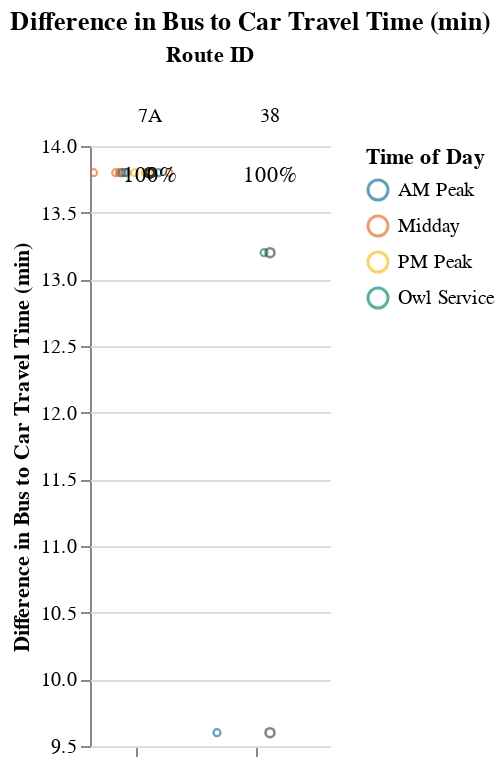

Notebook source saved alongside this figure:
### Code cell
s2

### Figure 1 — Vega-Lite specification as saved in the notebook (floating-point values rounded to 4 significant figures)
{"config": {"view": {"continuousWidth": 400, "continuousHeight": 300, "stroke": null}, "facet": {"spacing": 0}}, "data": {"name": "data-d8e5a7ea2a143185b2b713765d1b794b"}, "facet": {"column": {"field": "route_id", "sort": ["7A", "38"], "title": "Route ID", "type": "nominal"}}, "spec": {"layer": [{"mark": {"type": "point", "opacity": 0.65, "size": 12, "strokeWidth": 1.1}, "encoding": {"color": {"field": "time_of_day", "scale": {"range": ["#136C97", "#E16B26", "#F6BF16", "#00896B", "#7790A3", "#5B559C"]}, "sort": ["AM Peak", "Midday", "PM Peak", "Owl Service"], "title": "Time of Day", "type": "nominal"}, "tooltip": [{"field": "route_id", "type": "nominal"}, {"field": "trip_id", "type": "nominal"}, {"field": "service_hours", "type": "quantitative"}, {"field": "car_duration_hours", "type": "quantitative"}, {"field": "bus_multiplier", "type": "quantitative"}, {"field": "bus_difference", "type": "quantitative"}, {"field": "num_trips", "type": "quantitative"}, {"field": "num_competitive", "type": "quantitative"}, {"field": "pct_trips_competitive", "type": "quantitative"}, {"field": "p25", "type": "quantitative"}, {"field": "p50", "type": "quantitative"}, {"field": "p75", "type": "quantitative"}], "x": {"axis": {"grid": false, "labels": false, "ticks": true, "values": [0]}, "field": "jitter", "scale": {}, "title": null, "type": "quantitative"}, "y": {"field": "bus_difference", "scale": {"domain": [9.6, 13.8]}, "title": "Difference in Bus to Car Travel Time (min)", "type": "quantitative"}}, "selection": {"selector002": {"type": "interval", "bind": "scales", "encodings": ["x", "y"]}}, "transform": [{"calculate": "sqrt(-2*log(random()))*cos(2*PI*random())", "as": "jitter"}], "width": 60}, {"mark": {"type": "point", "opacity": 0.6, "size": 20, "strokeWidth": 1.3}, "encoding": {"color": {"value": "#323434"}, "y": {"field": "bus_difference", "type": "quantitative"}}, "transform": [{"filter": "(datum.p50_trip === 1)"}]}, {"mark": {"type": "rule", "strokeDash": [2, 3]}, "encoding": {"color": {"value": "#323434"}, "y": {"field": "cutoff", "type": "quantitative"}}}, {"mark": {"type": "text", "align": "center", "baseline": "middle"}, "encoding": {"color": {"value": "black"}, "text": {"field": "pct_trips_competitive", "format": ".0%", "type": "quantitative"}, "tooltip": [{"field": "route_id", "type": "nominal"}, {"field": "trip_id", "type": "nominal"}, {"field": "service_hours", "type": "quantitative"}, {"field": "car_duration_hours", "type": "quantitative"}, {"field": "bus_multiplier", "type": "quantitative"}, {"field": "bus_difference", "type": "quantitative"}, {"field": "num_trips", "type": "quantitative"}, {"field": "num_competitive", "type": "quantitative"}, {"field": "pct_trips_competitive", "type": "quantitative"}, {"field": "p25", "type": "quantitative"}, {"field": "p50", "type": "quantitative"}, {"field": "p75", "type": "quantitative"}], "x": {"value": 30}, "y": {"value": 15}}, "transform": [{"calculate": "sqrt(-2*log(random()))*cos(2*PI*random())", "as": "jitter"}, {"filter": "(datum.fastest_trip === 1)"}]}]}, "resolve": {"scale": {"y": "shared"}}, "title": "Difference in Bus to Car Travel Time (min)", "$schema": "https://vega.github.io/schema/vega-lite/v4.17.0.json", "datasets": {"data-d8e5a7ea2a143185b2b713765d1b794b": [{"calitp_itp_id": 310, "trip_key": -5574743277464453139, "trip_id": "919", "shape_id": "22", "route_id": "38", "service_hours": 0.47, "trip_first_departure_ts": 27120, "trip_last_arrival_ts": 28800, "departure_hour": 7, "time_of_day": "AM Peak", "p25": 0.485, "p50": 0.5, "p75": 0.515, "p50_trip": 1, "fastest_trip": 1, "car_duration_hours": 0.31, "competitive_route": 1, "bus_multiplier": 1.52, "bus_difference": 9.6, "num_trips": 2, "num_competitive": 2, "pct_trips_competitive": 1.0, "bus_multiplier_spread": 0.19, "bus_difference_spread": 3.6, "route_group": "short", "name": "Solano County Transit", "caltrans_district": "04 - Oakland", "drmt_organization_name": "['recT79ohBnTB1fKsX']", "cutoff": 0}, {"calitp_itp_id": 310, "trip_key": -3715552762660780122, "trip_id": "920", "shape_id": "24", "route_id": "38", "service_hours": 0.53, "trip_first_departure_ts": 24960, "trip_last_arrival_ts": 26880, "departure_hour": 6, "time_of_day": "Owl Service", "p25": 0.485, "p50": 0.5, "p75": 0.515, "p50_trip": 1, "fastest_trip": 0, "car_duration_hours": 0.31, "competitive_route": 1, "bus_multiplier": 1.71, "bus_difference": 13.2, "num_trips": 2, "num_competitive": 2, "pct_trips_competitive": 1.0, "bus_multiplier_spread": 0.19, "bus_difference_spread": 3.6, "route_group": "short", "name": "Solano County Transit", "caltrans_district": "04 - Oakland", "drmt_organization_name": "['recT79ohBnTB1fKsX']", "cutoff": 0}, {"calitp_itp_id": 310, "trip_key": -2242253959501436434, "trip_id": "1078", "shape_id": "10", "route_id": "7A", "service_hours": 1.0, "trip_first_departure_ts": 42300, "trip_last_arrival_ts": 45900, "departure_hour": 11, "time_of_day": "Midday", "p25": 1.0, "p50": 1.0, "p75": 1.0, "p50_trip": 1, "fastest_trip": 0, "car_duration_hours": 0.77, "competitive_route": 1, "bus_multiplier": 1.3, "bus_difference": 13.8, "num_trips": 15, "num_competitive": 15, "pct_trips_competitive": 1.0, "bus_multiplier_spread": 0.0, "bus_difference_spread": 0.0, "route_group": "short", "name": "Solano County Transit", "caltrans_district": "04 - Oakland", "drmt_organization_name": "['recT79ohBnTB1fKsX']", "cutoff": 0}, {"calitp_itp_id": 310, "trip_key": 1553366806666314761, "trip_id": "1097", "shape_id": "10", "route_id": "7A", "service_hours": 1.0, "trip_first_departure_ts": 67500, "trip_last_arrival_ts": 71100, "departure_hour": 18, "time_of_day": "PM Peak", "p25": 1.0, "p50": 1.0, "p75": 1.0, "p50_trip": 1, "fastest_trip": 0, "car_duration_hours": 0.77, "competitive_route": 1, "bus_multiplier": 1.3, "bus_difference": 13.8, "num_trips": 15, "num_competitive": 15, "pct_trips_competitive": 1.0, "bus_multiplier_spread": 0.0, "bus_difference_spread": 0.0, "route_group": "short", "name": "Solano County Transit", "caltrans_district": "04 - Oakland", "drmt_organization_name": "['recT79ohBnTB1fKsX']", "cutoff": 0}, {"calitp_itp_id": 310, "trip_key": 5736745841295953016, "trip_id": "1099", "shape_id": "10", "route_id": "7A", "service_hours": 1.0, "trip_first_departure_ts": 74700, "trip_last_arrival_ts": 78300, "departure_hour": 20, "time_of_day": "Owl Service", "p25": 1.0, "p50": 1.0, "p75": 1.0, "p50_trip": 1, "fastest_trip": 1, "car_duration_hours": 0.77, "competitive_route": 1, "bus_multiplier": 1.3, "bus_difference": 13.8, "num_trips": 15, "num_competitive": 15, "pct_trips_competitive": 1.0, "bus_multiplier_spread": 0.0, "bus_difference_spread": 0.0, "route_group": "short", "name": "Solano County Transit", "caltrans_district": "04 - Oakland", "drmt_organization_name": "['recT79ohBnTB1fKsX']", "cutoff": 0}, {"calitp_itp_id": 310, "trip_key": 7541199008754798528, "trip_id": "1065", "shape_id": "10", "route_id": "7A", "service_hours": 1.0, "trip_first_departure_ts": 24300, "trip_last_arrival_ts": 27900, "departure_hour": 6, "time_of_day": "Owl Service", "p25": 1.0, "p50": 1.0, "p75": 1.0, "p50_trip": 1, "fastest_trip": 0, "car_duration_hours": 0.77, "competitive_route": 1, "bus_multiplier": 1.3, "bus_difference": 13.8, "num_trips": 15, "num_competitive": 15, "pct_trips_competitive": 1.0, "bus_multiplier_spread": 0.0, "bus_difference_spread": 0.0, "route_group": "short", "name": "Solano County Transit", "caltrans_district": "04 - Oakland", "drmt_organization_name": "['recT79ohBnTB1fKsX']", "cutoff": 0}, {"calitp_itp_id": 310, "trip_key": -2774837895713846595, "trip_id": "1081", "shape_id": "10", "route_id": "7A", "service_hours": 1.0, "trip_first_departure_ts": 45900, "trip_last_arrival_ts": 49500, "departure_hour": 12, "time_of_day": "Midday", "p25": 1.0, "p50": 1.0, "p75": 1.0, "p50_trip": 1, "fastest_trip": 0, "car_duration_hours": 0.77, "competitive_route": 1, "bus_multiplier": 1.3, "bus_difference": 13.8, "num_trips": 15, "num_competitive": 15, "pct_trips_competitive": 1.0, "bus_multiplier_spread": 0.0, "bus_difference_spread": 0.0, "route_group": "short", "name": "Solano County Transit", "caltrans_district": "04 - Oakland", "drmt_organization_name": "['recT79ohBnTB1fKsX']", "cutoff": 0}, {"calitp_itp_id": 310, "trip_key": -7128689078602650873, "trip_id": "1066", "shape_id": "10", "route_id": "7A", "service_hours": 1.0, "trip_first_departure_ts": 27900, "trip_last_arrival_ts": 31500, "departure_hour": 7, "time_of_day": "AM Peak", "p25": 1.0, "p50": 1.0, "p75": 1.0, "p50_trip": 1, "fastest_trip": 0, "car_duration_hours": 0.77, "competitive_route": 1, "bus_multiplier": 1.3, "bus_difference": 13.8, "num_trips": 15, "num_competitive": 15, "pct_trips_competitive": 1.0, "bus_multiplier_spread": 0.0, "bus_difference_spread": 0.0, "route_group": "short", "name": "Solano County Transit", "caltrans_district": "04 - Oakland", "drmt_organization_name": "['recT79ohBnTB1fKsX']", "cutoff": 0}, {"calitp_itp_id": 310, "trip_key": -3801396718114747764, "trip_id": "1075", "shape_id": "10", "route_id": "7A", "service_hours": 1.0, "trip_first_departure_ts": 38700, "trip_last_arrival_ts": 42300, "departure_hour": 10, "time_of_day": "Midday", "p25": 1.0, "p50": 1.0, "p75": 1.0, "p50_trip": 1, "fastest_trip": 0, "car_duration_hours": 0.77, "competitive_route": 1, "bus_multiplier": 1.3, "bus_difference": 13.8, "num_trips": 15, "num_competitive": 15, "pct_trips_competitive": 1.0, "bus_multiplier_spread": 0.0, "bus_difference_spread": 0.0, "route_group": "short", "name": "Solano County Transit", "caltrans_district": "04 - Oakland", "drmt_organization_name": "['recT79ohBnTB1fKsX']", "cutoff": 0}, {"calitp_itp_id": 310, "trip_key": 3555369193555928407, "trip_id": "1098", "shape_id": "10", "route_id": "7A", "service_hours": 1.0, "trip_first_departure_ts": 71100, "trip_last_arrival_ts": 74700, "departure_hour": 19, "time_of_day": "PM Peak", "p25": 1.0, "p50": 1.0, "p75": 1.0, "p50_trip": 1, "fastest_trip": 0, "car_duration_hours": 0.77, "competitive_route": 1, "bus_multiplier": 1.3, "bus_difference": 13.8, "num_trips": 15, "num_competitive": 15, "pct_trips_competitive": 1.0, "bus_multiplier_spread": 0.0, "bus_difference_spread": 0.0, "route_group": "short", "name": "Solano County Transit", "caltrans_district": "04 - Oakland", "drmt_organization_name": "['recT79ohBnTB1fKsX']", "cutoff": 0}, {"calitp_itp_id": 310, "trip_key": -7612102933413698873, "trip_id": "1084", "shape_id": "10", "route_id": "7A", "service_hours": 1.0, "trip_first_departure_ts": 49500, "trip_last_arrival_ts": 53100, "departure_hour": 13, "time_of_day": "Midday", "p25": 1.0, "p50": 1.0, "p75": 1.0, "p50_trip": 1, "fastest_trip": 0, "car_duration_hours": 0.77, "competitive_route": 1, "bus_multiplier": 1.3, "bus_difference": 13.8, "num_trips": 15, "num_competitive": 15, "pct_trips_competitive": 1.0, "bus_multiplier_spread": 0.0, "bus_difference_spread": 0.0, "route_group": "short", "name": "Solano County Transit", "caltrans_district": "04 - Oakland", "drmt_organization_name": "['recT79ohBnTB1fKsX']", "cutoff": 0}, {"calitp_itp_id": 310, "trip_key": 9090745400368182860, "trip_id": "1069", "shape_id": "10", "route_id": "7A", "service_hours": 1.0, "trip_first_departure_ts": 31500, "trip_last_arrival_ts": 35100, "departure_hour": 8, "time_of_day": "AM Peak", "p25": 1.0, "p50": 1.0, "p75": 1.0, "p50_trip": 1, "fastest_trip": 0, "car_duration_hours": 0.77, "competitive_route": 1, "bus_multiplier": 1.3, "bus_difference": 13.8, "num_trips": 15, "num_competitive": 15, "pct_trips_competitive": 1.0, "bus_multiplier_spread": 0.0, "bus_difference_spread": 0.0, "route_group": "short", "name": "Solano County Transit", "caltrans_district": "04 - Oakland", "drmt_organization_name": "['recT79ohBnTB1fKsX']", "cutoff": 0}, {"calitp_itp_id": 310, "trip_key": -6662624582280621192, "trip_id": "1087", "shape_id": "10", "route_id": "7A", "service_hours": 1.0, "trip_first_departure_ts": 53100, "trip_last_arrival_ts": 56700, "departure_hour": 14, "time_of_day": "Midday", "p25": 1.0, "p50": 1.0, "p75": 1.0, "p50_trip": 1, "fastest_trip": 0, "car_duration_hours": 0.77, "competitive_route": 1, "bus_multiplier": 1.3, "bus_difference": 13.8, "num_trips": 15, "num_competitive": 15, "pct_trips_competitive": 1.0, "bus_multiplier_spread": 0.0, "bus_difference_spread": 0.0, "route_group": "short", "name": "Solano County Transit", "caltrans_district": "04 - Oakland", "drmt_organization_name": "['recT79ohBnTB1fKsX']", "cutoff": 0}, {"calitp_itp_id": 310, "trip_key": -6607227710157058801, "trip_id": "1096", "shape_id": "10", "route_id": "7A", "service_hours": 1.0, "trip_first_departure_ts": 63900, "trip_last_arrival_ts": 67500, "departure_hour": 17, "time_of_day": "PM Peak", "p25": 1.0, "p50": 1.0, "p75": 1.0, "p50_trip": 1, "fastest_trip": 0, "car_duration_hours": 0.77, "competitive_route": 1, "bus_multiplier": 1.3, "bus_difference": 13.8, "num_trips": 15, "num_competitive": 15, "pct_trips_competitive": 1.0, "bus_multiplier_spread": 0.0, "bus_difference_spread": 0.0, "route_group": "short", "name": "Solano County Transit", "caltrans_district": "04 - Oakland", "drmt_organization_name": "['recT79ohBnTB1fKsX']", "cutoff": 0}, {"calitp_itp_id": 310, "trip_key": 75175244298657360, "trip_id": "1090", "shape_id": "10", "route_id": "7A", "service_hours": 1.0, "trip_first_departure_ts": 56700, "trip_last_arrival_ts": 60300, "departure_hour": 15, "time_of_day": "Midday", "p25": 1.0, "p50": 1.0, "p75": 1.0, "p50_trip": 1, "fastest_trip": 0, "car_duration_hours": 0.77, "competitive_route": 1, "bus_multiplier": 1.3, "bus_difference": 13.8, "num_trips": 15, "num_competitive": 15, "pct_trips_competitive": 1.0, "bus_multiplier_spread": 0.0, "bus_difference_spread": 0.0, "route_group": "short", "name": "Solano County Transit", "caltrans_district": "04 - Oakland", "drmt_organization_name": "['recT79ohBnTB1fKsX']", "cutoff": 0}, {"calitp_itp_id": 310, "trip_key": 8811729153955021229, "trip_id": "1072", "shape_id": "10", "route_id": "7A", "service_hours": 1.0, "trip_first_departure_ts": 35100, "trip_last_arrival_ts": 38700, "departure_hour": 9, "time_of_day": "AM Peak", "p25": 1.0, "p50": 1.0, "p75": 1.0, "p50_trip": 1, "fastest_trip": 0, "car_duration_hours": 0.77, "competitive_route": 1, "bus_multiplier": 1.3, "bus_difference": 13.8, "num_trips": 15, "num_competitive": 15, "pct_trips_competitive": 1.0, "bus_multiplier_spread": 0.0, "bus_difference_spread": 0.0, "route_group": "short", "name": "Solano County Transit", "caltrans_district": "04 - Oakland", "drmt_organization_name": "['recT79ohBnTB1fKsX']", "cutoff": 0}, {"calitp_itp_id": 310, "trip_key": -4539065179735711766, "trip_id": "1093", "shape_id": "10", "route_id": "7A", "service_hours": 1.0, "trip_first_departure_ts": 60300, "trip_last_arrival_ts": 63900, "departure_hour": 16, "time_of_day": "Midday", "p25": 1.0, "p50": 1.0, "p75": 1.0, "p50_trip": 1, "fastest_trip": 0, "car_duration_hours": 0.77, "competitive_route": 1, "bus_multiplier": 1.3, "bus_difference": 13.8, "num_trips": 15, "num_competitive": 15, "pct_trips_competitive": 1.0, "bus_multiplier_spread": 0.0, "bus_difference_spread": 0.0, "route_group": "short", "name": "Solano County Transit", "caltrans_district": "04 - Oakland", "drmt_organization_name": "['recT79ohBnTB1fKsX']", "cutoff": 0}]}}
